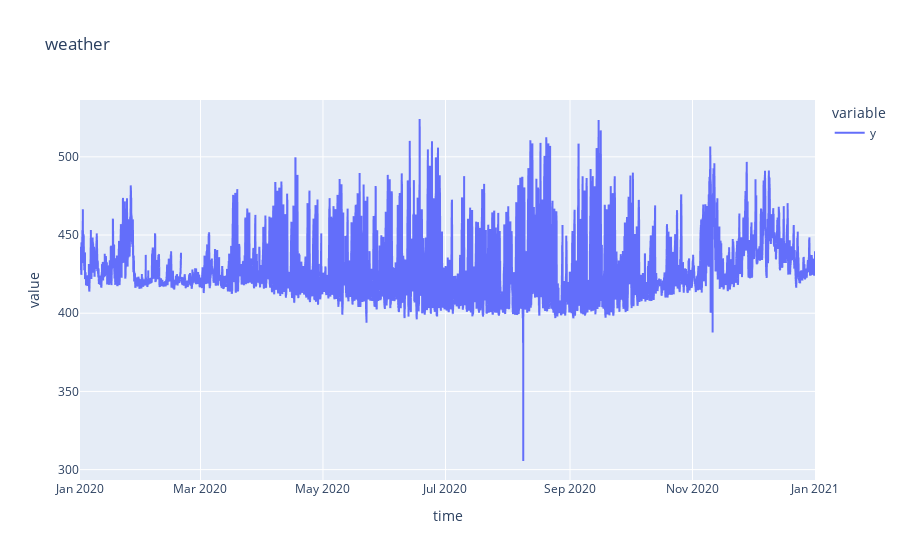

Notebook source saved alongside this figure:
### Code cell
fig = ts.plot()

### Figure 1 — Plotly figure (JSON) as saved in the notebook; plotly's stock layout.template omitted (floating-point values rounded to 4 significant figures; data arrays with more than 128 entries replaced by an {"elided": "..."} marker saying what was removed)
{"data": [{"hovertemplate": "variable=y<br>time=%{x}<br>value=%{y}<extra></extra>", "legendgroup": "y", "line": {"color": "#636efa", "dash": "solid"}, "marker": {"symbol": "circle"}, "mode": "lines", "name": "y", "showlegend": true, "type": "scattergl", "x": {"elided": "52704 str values"}, "xaxis": "x", "y": {"elided": "52704 float values"}, "yaxis": "y"}], "layout": {"legend": {"title": {"text": "variable"}, "tracegroupgap": 0}, "title": {"text": "weather"}, "xaxis": {"anchor": "y", "domain": [0, 1], "title": {"text": "time"}}, "yaxis": {"anchor": "x", "domain": [0, 1], "title": {"text": "value"}}}}
